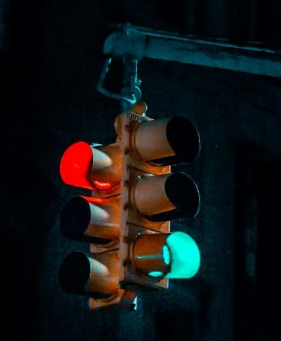
#> input picture Q4image.png, 281 x 341 px
$ python segmentation.py
#> lines starting #> are read from the running program, lines starting #| are printed output that depends on the picture
import cv2 as cv
import numpy as np
import matplotlib.pyplot as plt

k = 4


def dist(p, c):
    k,_ = c.shape
    #print(k)
    dists = []
    for i in range(k):
        #print (c[i])
        dists.append(np.linalg.norm(p - c[i], axis = 1))
    return np.array(dists).T


img = cv.imread('Q4image.png')
#> img is the input picture: shape (341, 281, 3); mean B, G, R 21.2, 20, 17.1
rgb_img = cv.cvtColor(img, cv.COLOR_BGR2RGB)
pixels = rgb_img.reshape((-1, 3))
pixels = np.float32(pixels)
w, h = pixels.shape[0], pixels.shape[1]
#> w = 95821; h = 3
no_of_iterations = 10


idx = np.random.choice(len(pixels), k, replace = False)
#> idx = [21191, 57464, 56773, 56939]
centroids = pixels[idx, :] #Step 1
#> centroids = [[0, 2, 6], [112, 70, 45], [0, 1, 5], [4, 5, 5]]

#finding the distance between centroids and all the data points
distances = dist(pixels, centroids) #Step 2
#> after the loop in dist, `for i in range(k):`: dists = 4 items

#Centroid with the minimum Distance
points = np.array([np.argmin(i) for i in distances]) #Step 3

    #Repeating the above steps for a defined number of iterations
    #Step 4
for _ in range(no_of_iterations):
    centroids = []
    for idx in range(k):
        #Updating Centroids by taking mean of Cluster it belongs to
        temp_cent = pixels[points==idx].mean(axis=0)
        centroids.append(temp_cent)

    centroids = np.vstack(centroids) #Updated Centroids

    distances = dist(pixels, centroids)
    points = np.array([np.argmin(i) for i in distances])


centroids = np.uint8(np.round(centroids))
#> centroids = [[2, 20, 28], [123, 104, 84], [1, 3, 7], [62, 46, 33]]
segmented_image = centroids[points]
segmented_image = segmented_image.reshape(img.shape)
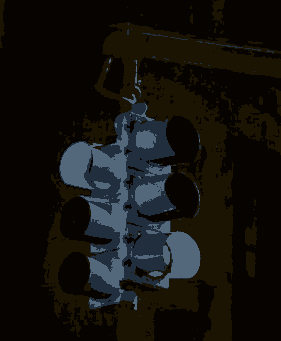
#> segmented_image: shape (341, 281, 3); mean B, G, R 15.3, 18.2, 20

plt.imshow(segmented_image)
plt.show()
